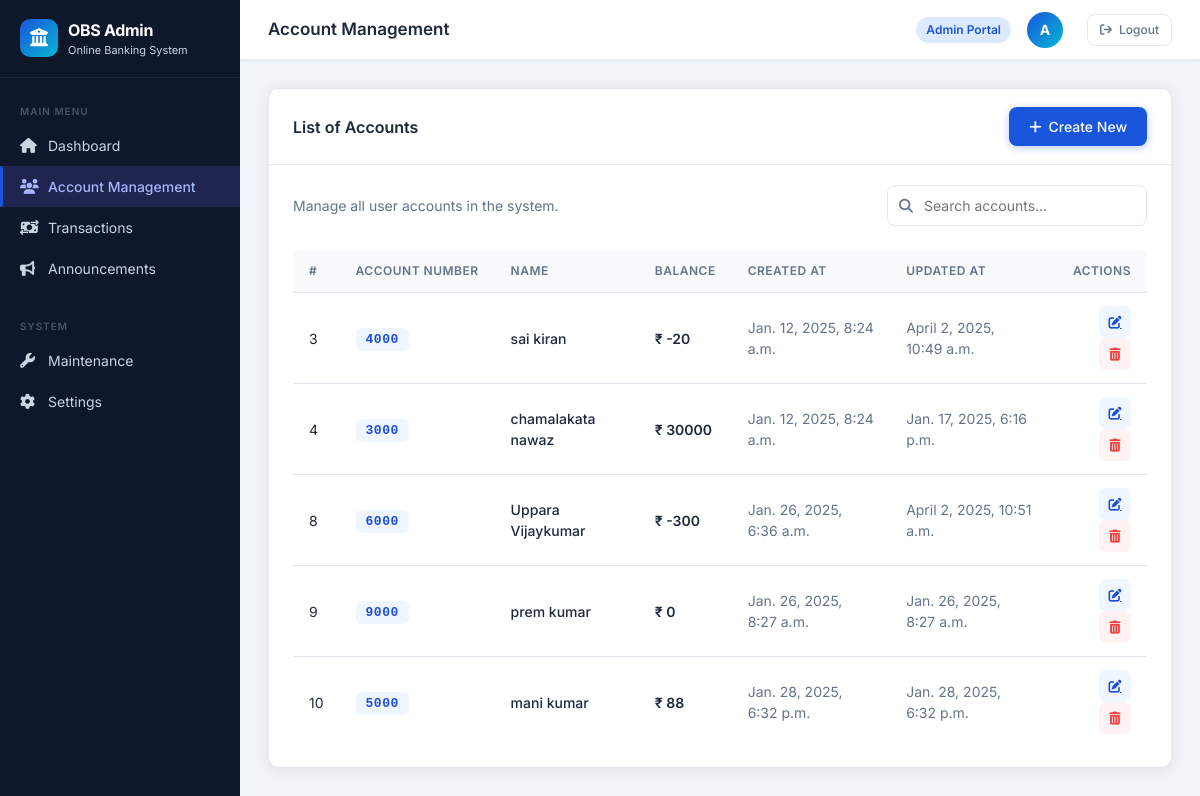
Before: /account/ with the older database file.
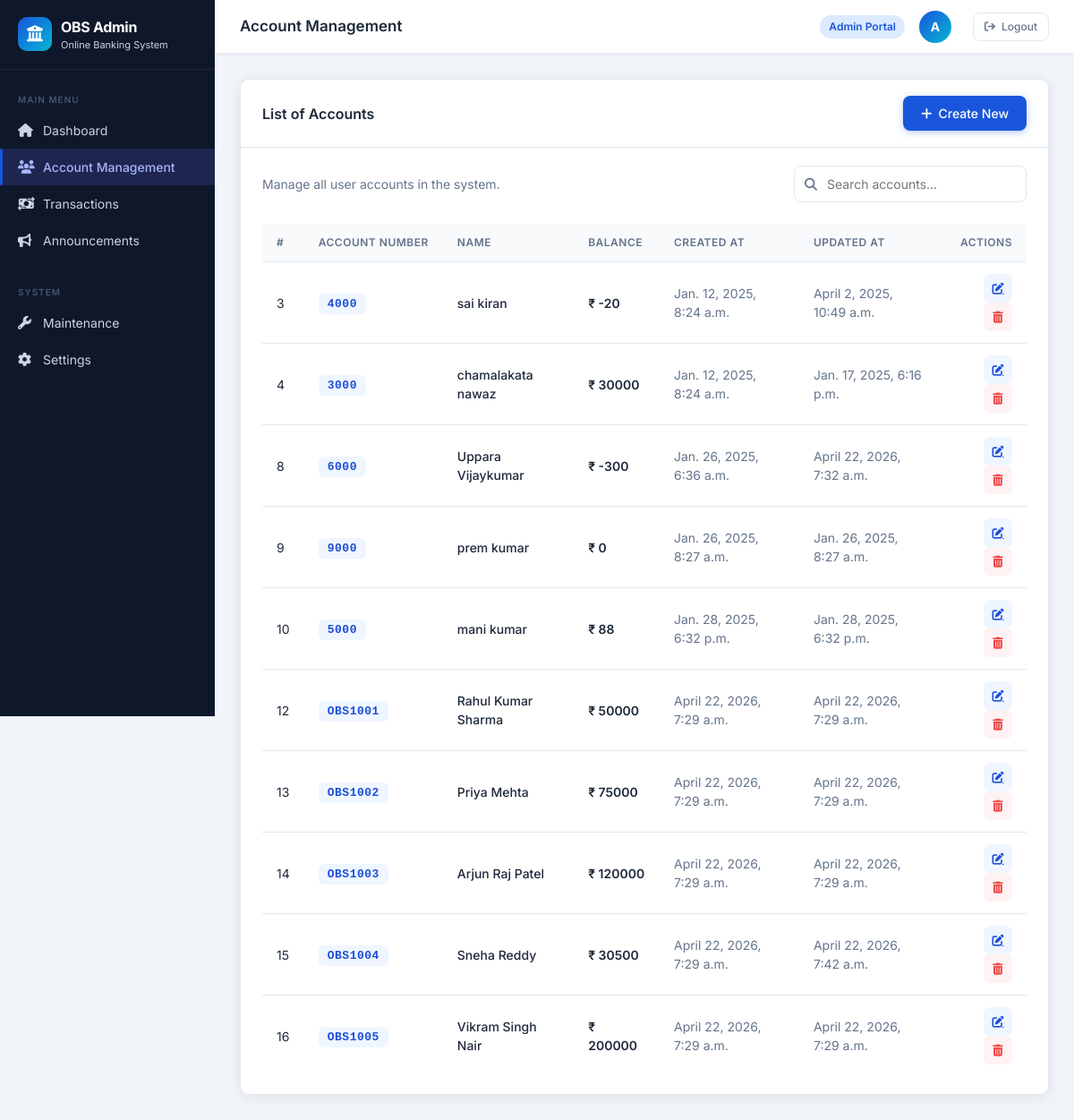
After: the same page with the newer database file.
### application/models.py (models this page shows)
class account(models.Model):
    Account_number=models.CharField(max_length=50)
    First_name=models.CharField(max_length=50)
    Middle_name=models.CharField(max_length=50,blank=True)
    Last_name=models.CharField(max_length=50,blank=True)
    Email=models.EmailField(max_length=254)
    Password=models.CharField(max_length=50)
    Pin=models.CharField(max_length=50)
    Current_balance=models.IntegerField(default=0)
    Created_at=models.DateTimeField(auto_now_add=True)
    Updated_at=models.DateTimeField(auto_now=True)
    Deposit_amount=models.IntegerField(default=0)
    Dep_date=models.DateTimeField(auto_now_add=True)
    Withdraw_amount=models.IntegerField(default=0)
    With_date=models.DateTimeField(auto_now_add=True)
    Transfor_amount_from=models.IntegerField(default=0)

### application/views.py (the view)
# urls.py: path('account/', views.accounts, name='account'),
def accounts(request):
  query=request.GET.get('query','')
  if query:
    x=account.objects.filter(First_name=query)
  else:
    x=account.objects.all()
  return render(request,'account.html',{'x':x,'query':query})

### template/account.html (shortened to what this page needs)
<!DOCTYPE html>
{% load static %}
<html lang="en">
<head>
  <link rel="stylesheet" href="https://cdn.jsdelivr.net/npm/bootstrap@5.3.2/dist/css/bootstrap.min.css">
  <link rel="stylesheet" href="https://cdnjs.cloudflare.com/ajax/libs/font-awesome/6.5.0/css/all.min.css">
  <link href="{% static 'css/dash.css' %}" rel="stylesheet">
</head>
<body>
<div class="obs-wrapper">
  <aside class="obs-sidebar" id="sidebar">
    <a href="{% url 'dash' %}" class="sidebar-brand">
      <div class="brand-icon"><i class="fa-solid fa-building-columns"></i></div>
      <div class="brand-text">OBS Admin<span>Online Banking System</span></div>
    </a>
    <div class="sidebar-nav">
      <div class="sidebar-section-title">Main Menu</div>
      <a href="{% url 'dash' %}" class="sidebar-link">
        <i class="fa-solid fa-house"></i> Dashboard
      </a>
      <a href="{% url 'account' %}" class="sidebar-link active">
        <i class="fa-solid fa-users"></i> Account Management
      </a>
      <a href="{% url 'tran_admin' %}" class="sidebar-link">
        <i class="fa-solid fa-money-bill-transfer"></i> Transactions
      </a>
      <a href="{% url 'announcement' %}" class="sidebar-link">
        <i class="fa-solid fa-bullhorn"></i> Announcements
      </a>
      <div class="sidebar-section-title mt-3">System</div>
      <a href="#" class="sidebar-link">
        <i class="fa-solid fa-wrench"></i> Maintenance
      </a>
      <a href="#" class="sidebar-link">
        <i class="fa-solid fa-gear"></i> Settings
      </a>
    </div>
  </aside>
  <main class="obs-main">
    <header class="obs-topbar">
      <div class="topbar-left">
        <div class="topbar-title">Account Management</div>
      </div>
      <div class="topbar-right">
        <span class="topbar-badge">Admin Portal</span>
        <div class="topbar-avatar">A</div>
        <a href="{% url 'login' %}" class="obs-btn obs-btn-outline obs-btn-sm ms-2">
          <i class="fa-solid fa-arrow-right-from-bracket"></i> Logout
        </a>
      </div>
    </header>
    <div class="obs-content">
      <div class="obs-card mb-4">
        <div class="obs-card-header">
          <div class="obs-card-title">List of Accounts</div>
          <a href="{% url 'add_account' %}" class="obs-btn obs-btn-primary">
            <i class="fa-solid fa-plus"></i> Create New
          </a>
        </div>
        <div class="obs-card-body">
          <div class="d-flex justify-content-between align-items-center mb-4">
            <div style="font-size: 14px; color: var(--text-muted);">
              Manage all user accounts in the system.
            </div>
            <form action="{% url 'account' %}" method="get" class="obs-search">
              <i class="fa-solid fa-magnifying-glass"></i>
              <input type="text" value="{{query}}" name="query" placeholder="Search accounts...">
            </form>
          </div>
          <div class="obs-table-wrap">
            <table class="obs-table">
              <thead>
                <tr>
                  <th>#</th>
                  <th>Account Number</th>
                  <th>Name</th>
                  <th>Balance</th>
                  <th>Created At</th>
                  <th>Updated At</th>
                  <th class="text-end">Actions</th>
                </tr>
              </thead>
              <tbody>
                {% if x %}
                  {% for i in x %}
                  <tr>
                    <td>{{ i.id }}</td>
                    <td><span class="acc-badge">{{ i.Account_number }}</span></td>
                    <td style="font-weight: 500;">{{ i.First_name }} {{ i.Middle_name }} {{ i.Last_name }}</td>
                    <td style="font-weight: 600;">₹ {{ i.Current_balance }}</td>
                    <td style="color: var(--text-muted);">{{ i.Created_at }}</td>
                    <td style="color: var(--text-muted);">{{ i.Updated_at }}</td>
                    <td class="text-end">
                      <a href="{% url 'up_account' i.id %}" class="obs-btn-icon action-edit" title="Edit">
                        <i class="fa-solid fa-pen-to-square"></i>
                      </a>
                      <a href="{% url 'del_account' i.id %}" class="obs-btn-icon action-delete ms-1" title="Delete">
                        <i class="fa-solid fa-trash-can"></i>
                      </a>
                    </td>
                  </tr>
                  {% endfor %}
                {% else %}
                  <tr>
                    <td colspan="7" class="text-center py-4" style="color: var(--text-muted);">No accounts found.</td>
                  </tr>
                {% endif %}
              </tbody>
            </table>
          </div>
        </div>
      </div>
    </div>
  </main>
</div>
</body>
</html>

Changed rows visible on the page:
changed account "Uppara": Updated_at "April 2, 2025, 10:51 a.m." → "April 22, 2026, 7:32 a.m."
added account: id "12", Account_number "OBS1001", First_name "Rahul", Middle_name "Kumar", Last_name "Sharma", Current_balance "50000", Created_at "April 22, 2026, 7:29 a.m.", Updated_at "April 22, 2026, 7:29 a.m."
added account: id "13", Account_number "OBS1002", First_name "Priya", Last_name "Mehta", Current_balance "75000", Created_at "April 22, 2026, 7:29 a.m.", Updated_at "April 22, 2026, 7:29 a.m."
added account: id "14", Account_number "OBS1003", First_name "Arjun", Middle_name "Raj", Last_name "Patel", Current_balance "120000", Created_at "April 22, 2026, 7:29 a.m.", Updated_at "April 22, 2026, 7:29 a.m."
added account: id "15", Account_number "OBS1004", First_name "Sneha", Last_name "Reddy", Current_balance "30500", Created_at "April 22, 2026, 7:29 a.m.", Updated_at "April 22, 2026, 7:42 a.m."
added account: id "16", Account_number "OBS1005", First_name "Vikram", Middle_name "Singh", Last_name "Nair", Current_balance "200000", Created_at "April 22, 2026, 7:29 a.m.", Updated_at "April 22, 2026, 7:29 a.m."
